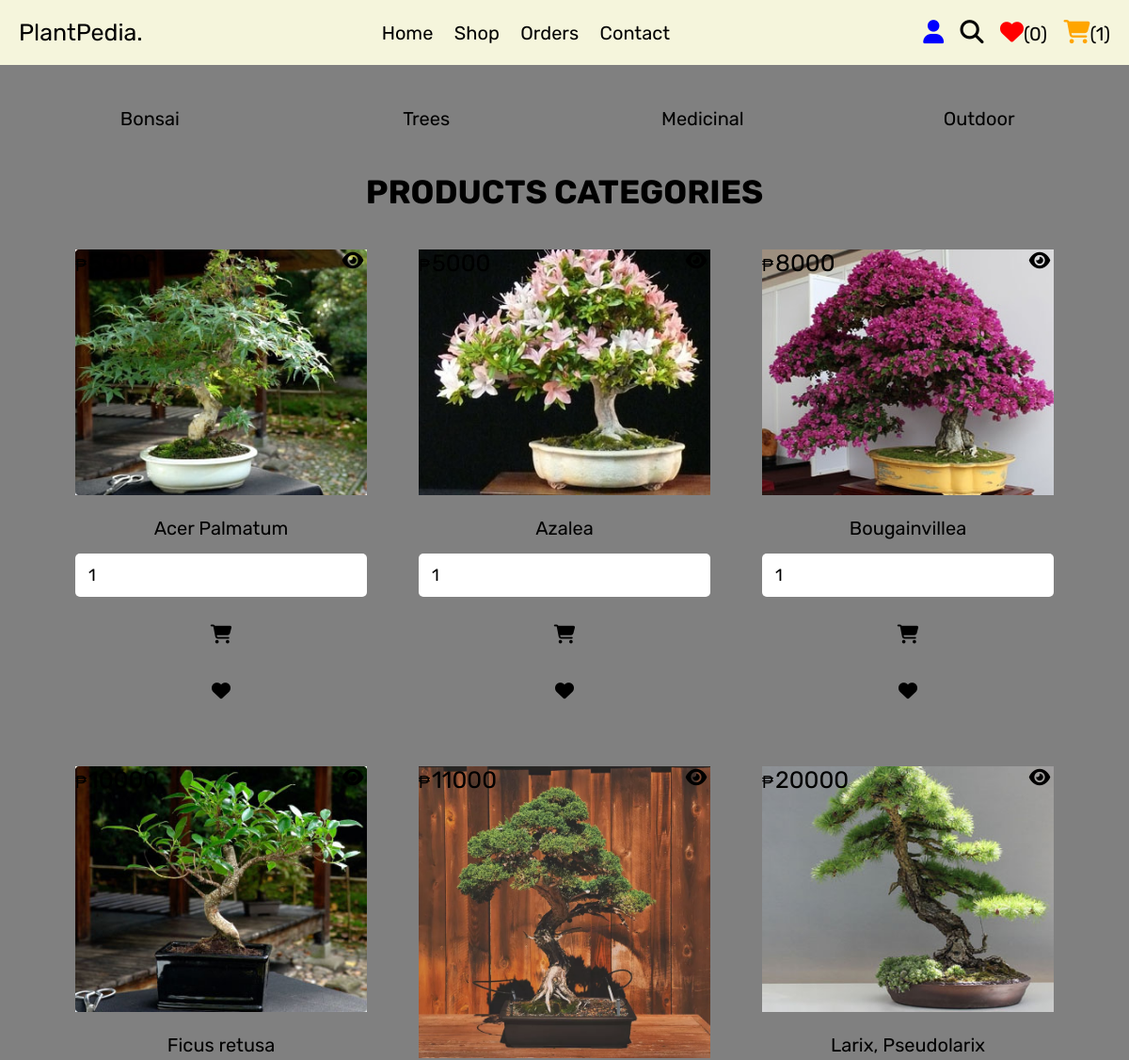
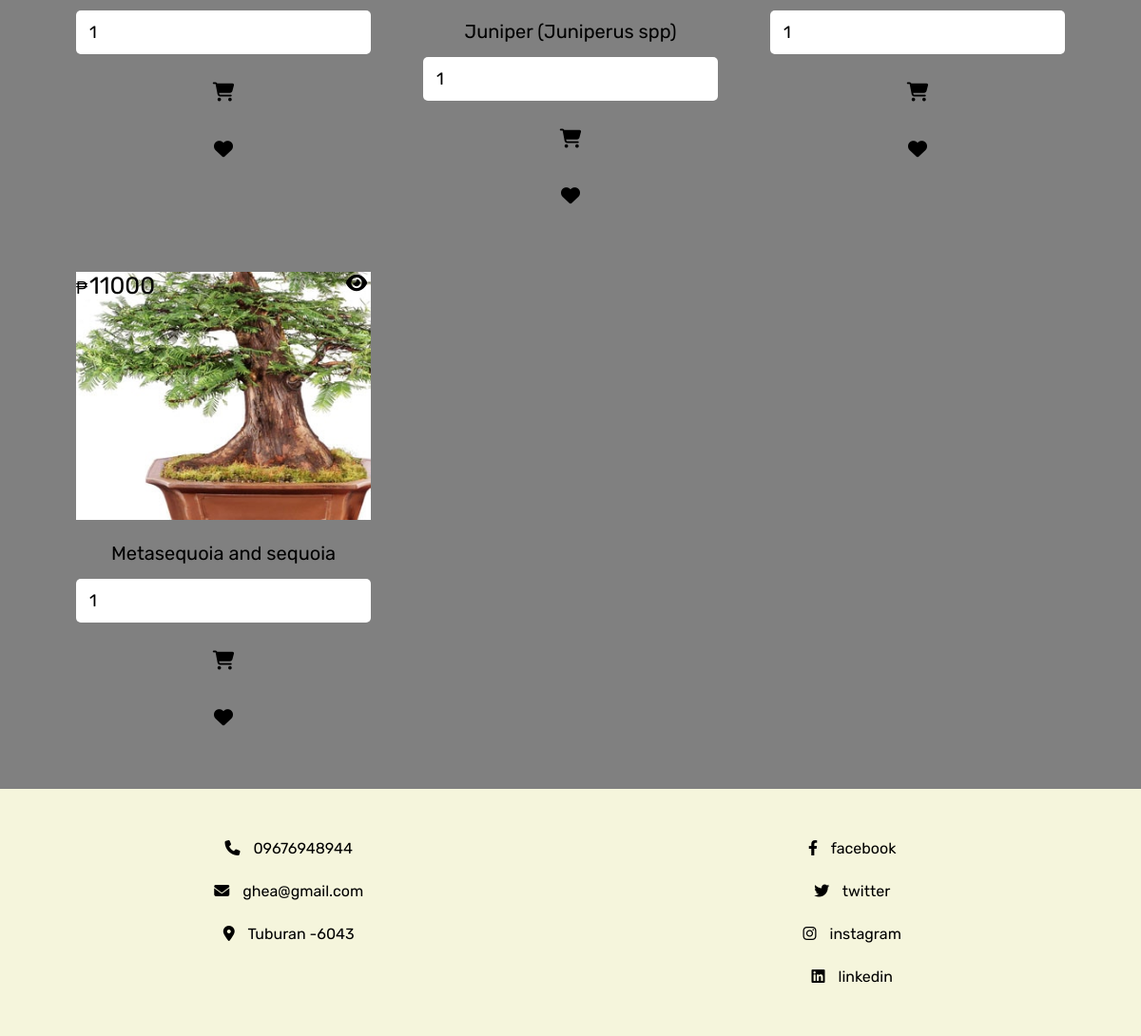
/category.php?category=bonsai (signed in), run on the app's committed database (2 pictures, top to bottom).
### tables this page shows
CREATE TABLE `products` (
  `id` int(100) NOT NULL,
  `name` varchar(100) NOT NULL,
  `category` varchar(20) NOT NULL,
  `details` varchar(500) NOT NULL,
  `price` int(100) NOT NULL,
  `image` varchar(100) NOT NULL
);

### category.php (the view, shortened to what this page needs)
<?php
@include 'config.php';
?>
<!DOCTYPE html>
<html lang="en">
<head>
   <link rel="stylesheet" href="https://cdnjs.cloudflare.com/ajax/libs/font-awesome/6.1.1/css/all.min.css">
   <link rel="stylesheet" href="css/style.css">
</head>
<body>
<?php include 'header.php'; ?>
<section class="p-category">
   <a href="category.php?category=bonsai">Bonsai</a>
   <a href="category.php?category=trees">Trees</a>
   <a href="category.php?category=medicinal">Medicinal</a>
   <a href="category.php?category=outdoor">Outdoor</a>
</section>
<section class="products">
   <h1 class="title">Products categories</h1>
   <div class="box-container">
   <?php
      $category_name = $_GET['category'];
      $select_products = $conn->prepare("SELECT * FROM `products` WHERE category = ?");
      $select_products->execute([$category_name]);
      if($select_products->rowCount() > 0){
         while($fetch_products = $select_products->fetch(PDO::FETCH_ASSOC)){
   ?>
   <form action="" class="box" method="POST">
      <div class="price">₱<span><?= $fetch_products['price']; ?></span></div>
      <a href="view_page.php?pid=<?= $fetch_products['id']; ?>" class="fas fa-eye"></a>
      <img src="uploaded_img/<?= $fetch_products['image']; ?>" alt="">
      <div class="name"><?= $fetch_products['name']; ?></div>
      <input type="number" name="p_qty" value="1" min="1" class="qty">
      <button type="submit" class="btn" name="add_to_cart" title="Add to Cart">
         <i class="fas fa-shopping-cart"></i>
      </button>
      <button type="submit" class="option-btn" name="add_to_wishlist" title="Add to Wishlist">
         <i class="fas fa-heart"></i>
      </button>
   </form>
   <?php
         }
      }else{
         echo '<p class="empty">no products available!</p>';
      }
   ?>
   </div>
</section>
<?php include 'footer.php'; ?>
</body>
</html>

### css/style.css (style rules this page uses)
.products .box-container { display: grid; grid-template-columns: repeat(auto-fit, 35rem); gap:1.5rem; justify-content: center; align-items: flex-start; }
.products .box-container .box { padding:2rem; text-align: center; border:var(--border); background-color: var(--white); box-shadow: var(--box-shadow); border-radius: .5rem; position: relative; }
.products .box-container .box .price { position: absolute; top:1rem; left:1rem; padding:1rem; border-radius: .5rem; background-color: var(--red); font-size: 1.8rem; color:var(--white); }
.products .box-container .box .price span { font-size: 2.5rem; color:var(--white); margin:0 .2rem; }
.products .box-container .box .fa-eye { position: absolute; top:1rem; right:1rem; border-radius: .5rem; height: 4.5rem; line-height: 4.3rem; width: 5rem; border:var(--border); color:var(--black); font-size: 2rem; background-color: var(--white); }
.products .box-container .box img { width: 100%; margin-bottom: 1rem; }
.products .box-container .box .name { font-size: 2rem; color:var(--black); padding:1rem 0; }
.products .box-container .box .qty { margin:.5rem 0; border-radius: .5rem; padding:1.2rem 1.4rem; font-size: 1.8rem; color:var(--black); border:var(--border); width: 100%; }
.p-category { display: grid; grid-template-columns: repeat(auto-fit, minmax(27rem, 1fr)); gap:1.5rem; justify-content: center; align-items: flex-start; }
.p-category { padding-bottom: 0; }
.p-category a { padding:1.5rem; text-align: center; border:var(--border); background-color: var(--white); box-shadow: var(--box-shadow); border-radius: .5rem; font-size: 2rem; text-transform: capitalize; color:var(--black); }

### css/components.css (style rules this page uses)
* { font-family: 'Rubik', sans-serif; margin:0; padding:0; box-sizing: border-box; outline: none; border:none; text-decoration: none; color:var(--black); }
html { font-size: 62.5%; overflow-x: hidden; scroll-behavior: smooth; scroll-padding-top: 6.5rem; }
section { padding:3rem 2rem; max-width: 1200px; margin:0 auto; }
.btn, .delete-btn, .option-btn { display: block; width: 100%; margin-top: 1rem; border-radius: .5rem; color:var(--white); font-size: 2rem; padding:1.3rem 3rem; text-transform: capitalize; cursor: pointer; text-align: center; }
.btn { background-color: var(--green); }
.option-btn { background-color: var(--orange); }
.title { text-align: center; margin-bottom: 2rem; text-transform: uppercase; color:var(--black); font-size: 3.5rem; }

### category.php (style rules this page uses)
body { background-color: gray; background-size: cover; background-position: center; }

### data on the page
products: image (picture), name "Acer Palmatum"
products: image (picture), name "Azalea"
products: price "8000", image (picture), name "Bougainvillea"
products: price "10000", image (picture), name "Ficus retusa"
products: price "11000", image (picture), name "Juniper (Juniperus spp)"
products: price "20000", image (picture), name "Larix, Pseudolarix"
products: price "11000", image (picture), name "Metasequoia and sequoia"

### other printed values
$count_wishlist_items->rowCount() "0"
$count_cart_items->rowCount() "1"
